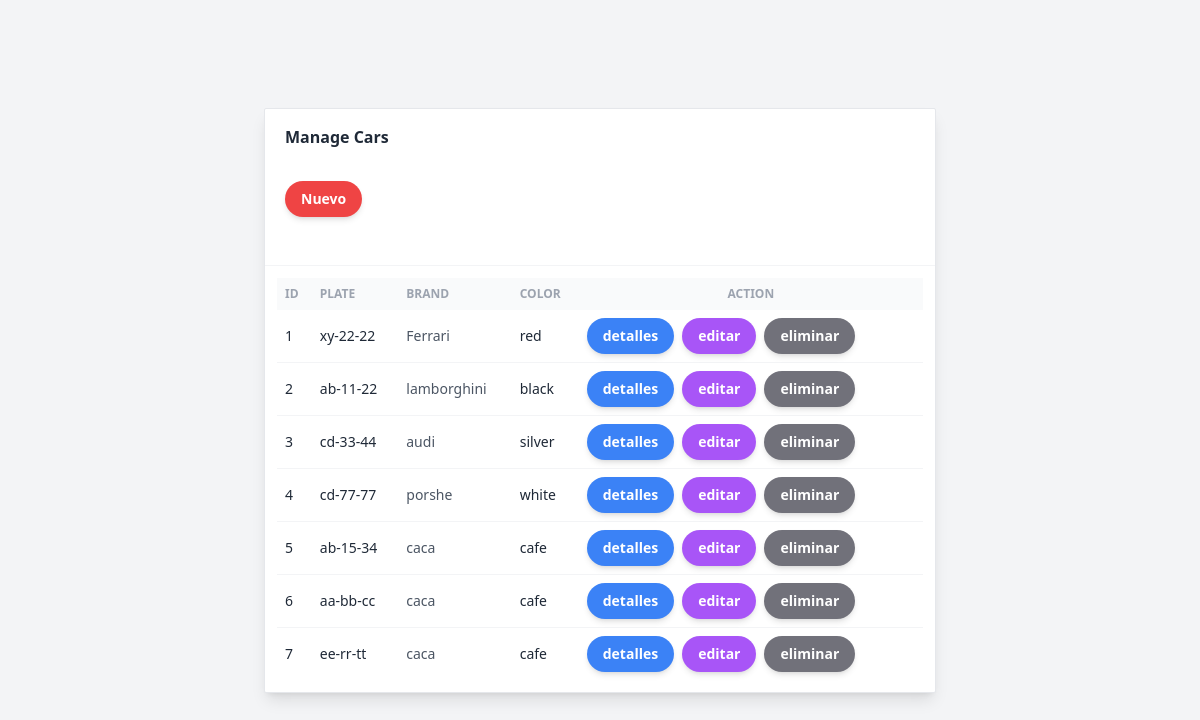
Before: / with the older database file.
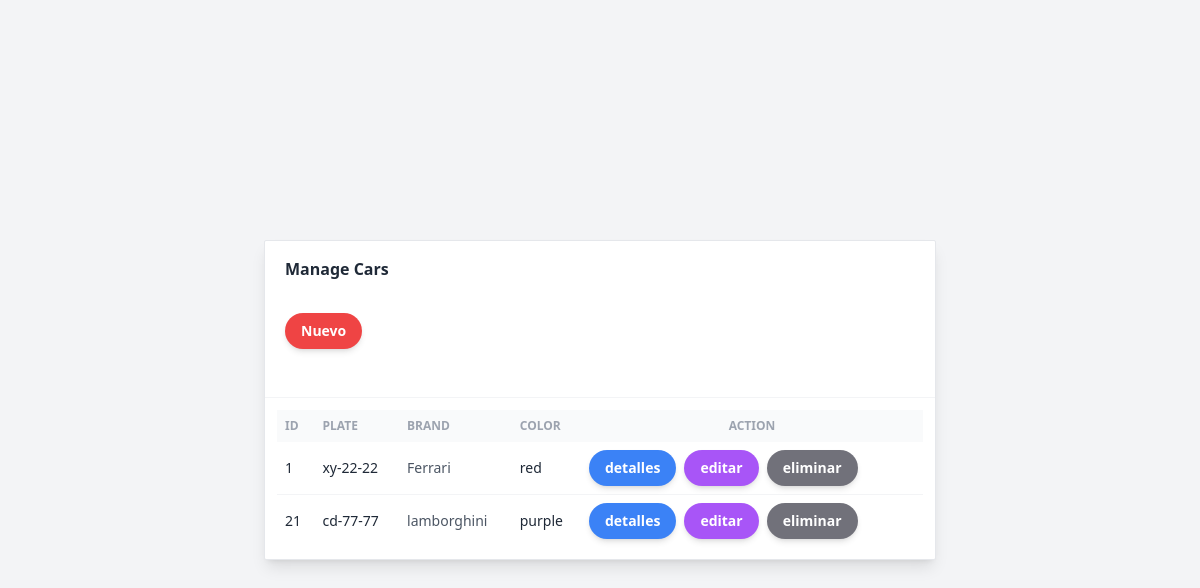
After: the same page with the newer database file.
### CarCatalog/models.py (models this page shows)
class Car(models.Model):
  plate = models.CharField(max_length = 8, unique = True)
  brand = models.CharField(max_length = 25)
  color = models.CharField(max_length = 30)

### CarCatalog/views.py (the view)
# urls.py: path('', CarListView.as_view(), name='car_list'),
class CarListView(CarView, ListView):
    """View para listar los autos"""

### CarCatalog/templates/CarCatalog/car_list.html (shortened to what this page needs)
{% extends '../layout/base.html' %} {% block content %}
<section
  class="antialiased bg-gray-100 text-gray-600 h-screen px-4"
  x-data="app"
>
  <div class="flex flex-col justify-center h-full">
    <div
      class="w-full max-w-2xl mx-auto bg-white shadow-lg rounded-sm border border-gray-200"
    >
      <header class="px-5 py-4 border-b border-gray-100">
        <div class="font-semibold text-gray-800">Manage Cars</div>
        <div class="justify-right my-8 select-none flex">
          <a href="{% url 'car_create' %}">
            <button class="py-2 px-4 shadow-md no-underline rounded-full bg-red-500 text-white font-sans font-semibold text-sm border-blue btn-primary hover:text-white hover:bg-red-300 focus:outline-none active:shadow-none mr-2">Nuevo</button>
          </a>
        </div>
      </header>
      <div class="overflow-x-auto p-3">
        <table class="table-auto w-full">
          <thead
            class="text-xs font-semibold uppercase text-gray-400 bg-gray-50"
          >
            <tr>
              <th class="p-2">
                <div class="font-semibold text-left">ID</div>
              </th>
              <th class="p-2">
                <div class="font-semibold text-left">Plate</div>
              </th>
              <th class="p-2">
                <div class="font-semibold text-left">Brand</div>
              </th>
              <th class="p-2">
                <div class="font-semibold text-left">Color</div>
              </th>
              <th class="p-2">
                <div class="font-semibold text-center">Action</div>
              </th>
            </tr>
          </thead>
          <tbody class="text-sm divide-y divide-gray-100">
            {% for car in car_list %}
            <tr>
              <td class="p-2">
                <div class="font-medium text-gray-800">{{ car.id }}</div>
              </td>
              <td class="p-2">
                <div class="font-medium text-gray-800">{{ car.plate }}</div>
              </td>
              <td class="p-2">
                <div class="text-left">{{ car.brand }}</div>
              </td>
              <td class="p-2">
                <div class="font-medium text-gray-800">{{ car.color }}</div>
              </td>
              <td class="p-2 flex">
                <a href="{% url 'car_detail' pk=car.id %}">
                  <button class="py-2 px-4 shadow-md no-underline rounded-full bg-blue-500 text-white font-sans font-semibold text-sm border-blue btn-primary hover:text-white hover:bg-blue-200 focus:outline-none active:shadow-none mr-2">detalles</button>
                </a>
                <a href="{% url 'car_update' pk=car.id %}">
                  <button class="py-2 px-4 shadow-md no-underline rounded-full bg-purple-500 text-white font-sans font-semibold text-sm border-blue btn-primary hover:text-white hover:bg-purple-200 focus:outline-none active:shadow-none mr-2">editar</button>
                </a>
                <form method="post" action="{% url 'car_delete' pk=car.id %}">
                  <button type="submit"  value="Delete" class="py-2 px-4 shadow-md no-underline rounded-full bg-zinc-500 text-white font-sans font-semibold text-sm border-blue btn-primary hover:text-white hover:bg-zinc-200 focus:outline-none active:shadow-none mr-2">eliminar</button>
                </form>
              </td>
            </tr>
            {% empty %}
            <tr>
              Sorry, no cars in this added.
            </tr>
            {% endfor %}
          </tbody>
        </table>
      </div>
  </div>
</section>
{% endblock %}

### CarCatalog/templates/layout/base.html (shortened to what this page needs)
<!DOCTYPE html>
<html lang="en">
  <head>
    <script src="https://cdn.tailwindcss.com"></script>
  </head>
  <body>
    {% block content %} {% endblock %}
  </body>
</html>

Changed rows visible on the page:
removed Car: id "2", plate "ab-11-22", brand "lamborghini", color "black"
removed Car: id "3", plate "cd-33-44", brand "audi", color "silver"
removed Car: id "4", plate "cd-77-77", brand "porshe", color "white"
removed Car: id "5", plate "ab-15-34", brand "caca", color "cafe"
removed Car: id "6", plate "aa-bb-cc", brand "caca", color "cafe"
removed Car: id "7", plate "ee-rr-tt", brand "caca", color "cafe"
added Car: id "21", plate "cd-77-77", brand "lamborghini", color "purple"
